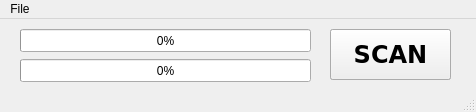
<?xml version="1.0" encoding="UTF-8"?>
<ui version="4.0">
 <class>MainWindow</class>
 <widget class="QMainWindow" name="MainWindow">
  <property name="geometry">
   <rect>
    <x>0</x>
    <y>0</y>
    <width>476</width>
    <height>112</height>
   </rect>
  </property>
  <property name="windowTitle">
   <string>MainWindow</string>
  </property>
  <widget class="QWidget" name="centralwidget">
   <widget class="QPushButton" name="ScanButton">
    <property name="geometry">
     <rect>
      <x>330</x>
      <y>10</y>
      <width>121</width>
      <height>51</height>
     </rect>
    </property>
    <property name="font">
     <font>
      <family>DejaVu Sans</family>
      <pointsize>18</pointsize>
      <weight>75</weight>
      <italic>false</italic>
      <bold>true</bold>
     </font>
    </property>
    <property name="text">
     <string>SCAN</string>
    </property>
   </widget>
   <widget class="QProgressBar" name="progressBar">
    <property name="geometry">
     <rect>
      <x>20</x>
      <y>40</y>
      <width>291</width>
      <height>23</height>
     </rect>
    </property>
    <property name="value">
     <number>0</number>
    </property>
   </widget>
   <widget class="QProgressBar" name="progressBar_2">
    <property name="geometry">
     <rect>
      <x>20</x>
      <y>10</y>
      <width>291</width>
      <height>23</height>
     </rect>
    </property>
    <property name="value">
     <number>0</number>
    </property>
   </widget>
   <widget class="QPushButton" name="StopButton">
    <property name="enabled">
     <bool>true</bool>
    </property>
    <property name="geometry">
     <rect>
      <x>330</x>
      <y>10</y>
      <width>121</width>
      <height>51</height>
     </rect>
    </property>
    <property name="font">
     <font>
      <family>DejaVu Sans</family>
      <pointsize>18</pointsize>
      <weight>75</weight>
      <bold>true</bold>
     </font>
    </property>
    <property name="text">
     <string>STOP</string>
    </property>
   </widget>
   <zorder>StopButton</zorder>
   <zorder>ScanButton</zorder>
   <zorder>progressBar</zorder>
   <zorder>progressBar_2</zorder>
  </widget>
  <widget class="QStatusBar" name="statusbar"/>
  <widget class="QMenuBar" name="menuBar">
   <property name="geometry">
    <rect>
     <x>0</x>
     <y>0</y>
     <width>476</width>
     <height>22</height>
    </rect>
   </property>
   <widget class="QMenu" name="menuFile">
    <property name="title">
     <string>File</string>
    </property>
    <addaction name="actionClose"/>
   </widget>
   <addaction name="menuFile"/>
  </widget>
  <action name="actionClose">
   <property name="text">
    <string>Close</string>
   </property>
  </action>
 </widget>
 <resources/>
 <connections/>
</ui>
